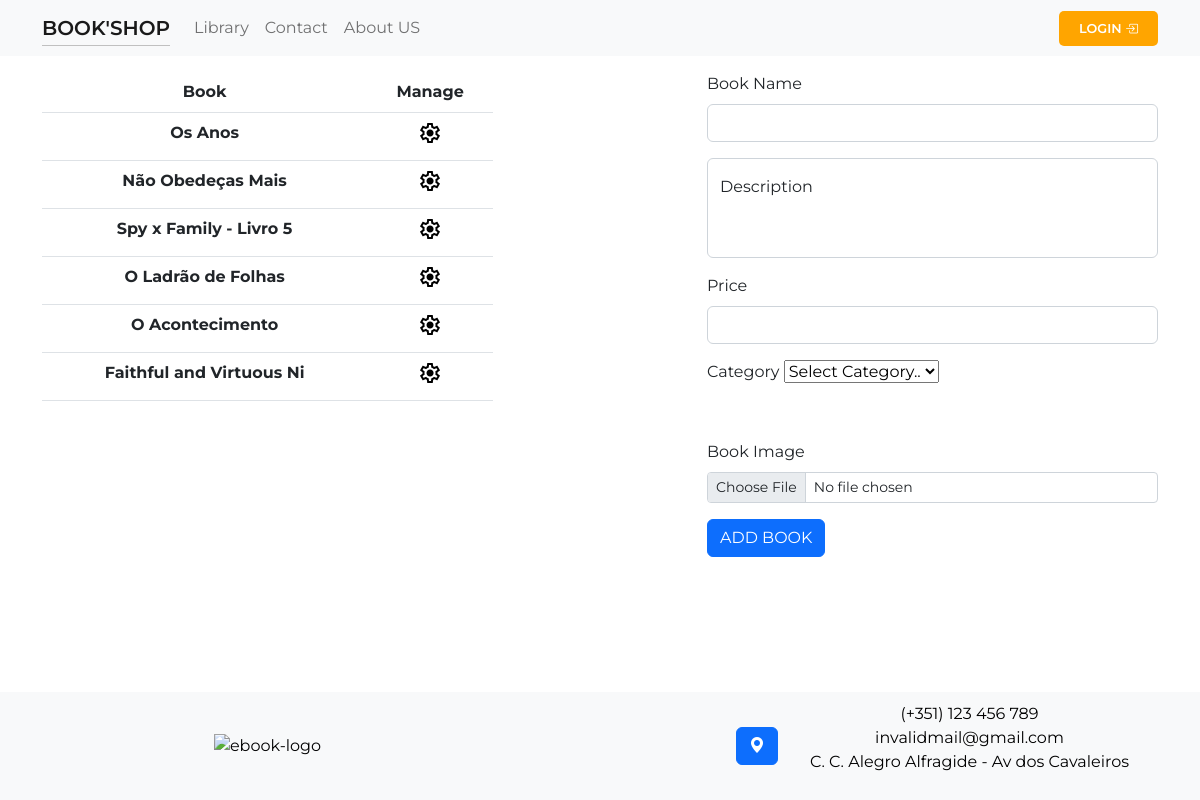
The page /pages/admin/pages/books/books.php on the database as committed earlier.
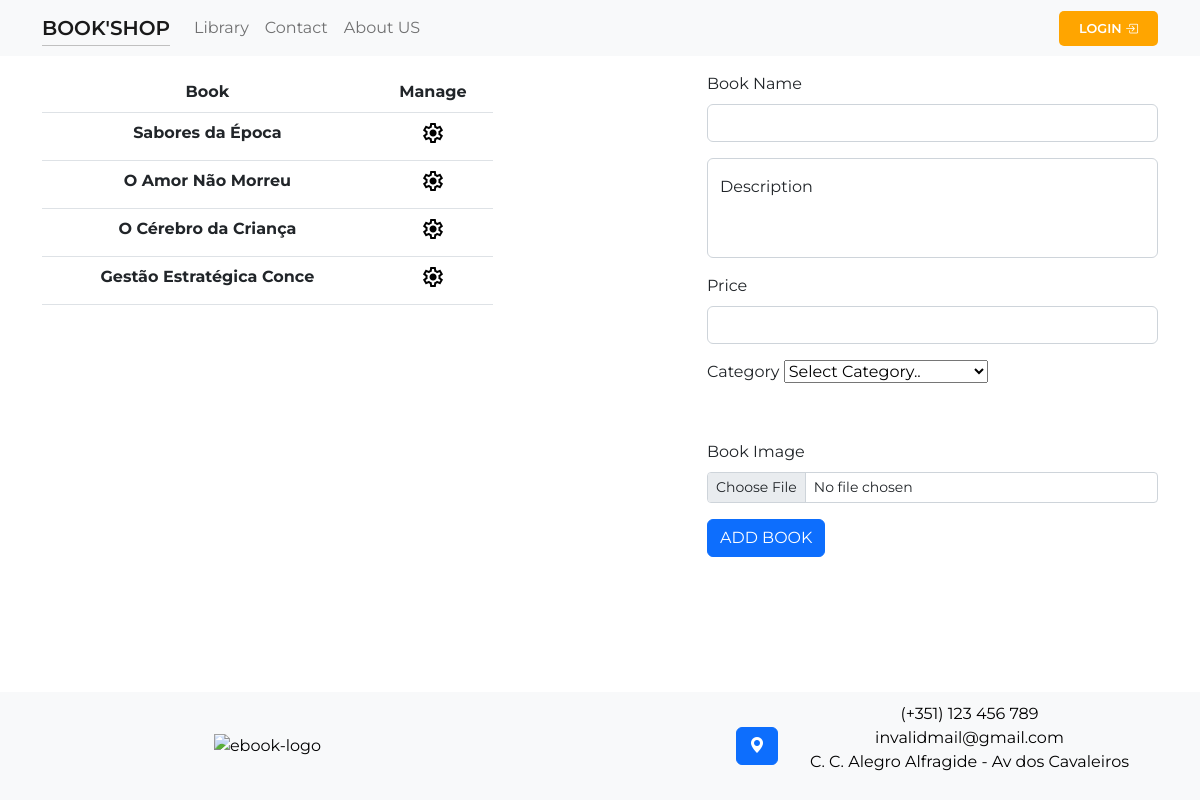
The same page on the database as committed later.
### tables this page shows
CREATE TABLE `stock` (
  `ID` int(11) NOT NULL,
  `livroName` varchar(24) NOT NULL,
  `livroPrice` varchar(11) NOT NULL DEFAULT '5',
  `livroDescription` varchar(1024) NOT NULL,
  `livroCategory` int(11) NOT NULL DEFAULT 1,
  `livroSubCategory` int(11) NOT NULL DEFAULT 1,
  `totalOrders` int(11) NOT NULL DEFAULT 0,
  `img_url` longblob NOT NULL,
  `img_name` varchar(144) NOT NULL
);

### pages/admin/pages/books/books.php (the view, shortened to what this page needs)
<?php
    require($_SERVER['DOCUMENT_ROOT'].'/shop/functions/functions.php');
?>
<!DOCTYPE html>
<html lang="en">
    <?php
        require($_SERVER['DOCUMENT_ROOT'].'/shop/components/head.php');
        ?>
<body>
    <?php require($_SERVER['DOCUMENT_ROOT'].'/shop/components/navbar/navbar.php'); ?>
    <div class="container">
        <div class="row mt-3 justify-content-between">
            <div class="col-md-5">
                <table class="table text-center">
                    <thead>
                        <tr>
                            <th scope="col">Book</th>
                            <th scope="col">Manage</th>
                        </tr>
                    </thead>
                    <tbody>
                            <?php
                                $getBooksInfo = "SELECT ID, livroName FROM `stock` ORDER BY `ID`";
                                $bookInfo = mysqli_query($sql, $getBooksInfo);
                                if(mysqli_num_rows($bookInfo)) {
                                    while($row = mysqli_fetch_array($bookInfo)) {
                                        echo '
                                            <tr>
                                                <th scope="row">'.$row['livroName'].'</th>
                                                <td><a href="edit_book/edit_book.php?book_id='.$row['ID'].'"><span class="material-symbols-outlined">settings</span></a></td>
                                            </tr>
                                        ';
                                    }
                                }
                            ?>
                    </tbody>
                </table>
            </div>
            <div class="col-sm-5">
                <div class="row">
                    <form method="POST" enctype="multipart/form-data">
                        <div class="mb-3">
                            <label for="newBookName" class="form-label">Book Name</label>
                            <input type="text" class="form-control" name="newBookName" id="newBookName" aria-describedby="bookName" required>
                        </div>
                        <div class="form-floating mb-3">
                            <textarea class="form-control" placeholder="Leave a comment here" id="floatingTextarea2Disabled" name="bookDescription" style="height: 100px; resize:none;"></textarea>
                            <label for="floatingTextarea2Disabled">Description</label>
                        </div>
                        <div class="mb-3">
                            <label for="newBookPrice" class="form-label">Price</label>
                            <input type="number" name="newBookPrice" min="1" class="form-control" id="newBookPrice" required>
                        </div>
                        <div class="mb-3">
                            <div class="category">
                                <label for="category" class="form-label">Category</label>
                                <select id="category" name="newBookCategory">
                                    <option value="None" disabled selected>Select Category..</option>
                                 </select>
                            </div>
                        </div>
                        <div class="book-image mt-5">
                            <div class="mb-3">
                                <label for="formFileSm" class="form-label">Book Image</label>
                                <input class="form-control form-control-sm" id="formFileSm" name="image" type="file" accept="image/*">
                            </div>
                        </div>
                        <button type="submit" name="addNewBook" class="btn btn-primary mb-3">ADD BOOK</button>
                    </form>
                </div>
            </div>
        </div>
    </div>
    <?php require($_SERVER['DOCUMENT_ROOT'].'/shop/components/footer/footer.php'); ?>
</body>
</html>

### components/head.php (shortened to what this page needs)
<head>
    <link rel="stylesheet" href="https://cdn.jsdelivr.net/npm/bootstrap-icons@1.9.1/font/bootstrap-icons.css">
    <link href="https://cdn.jsdelivr.net/npm/bootstrap@5.2.1/dist/css/bootstrap.min.css" rel="stylesheet">
</head>

### components/navbar/navbar.php (shortened to what this page needs)
<nav class="navbar navbar-expand-lg bg-light">
    <div class="container justify-content-between">
        <div class="home-page">
            <a class="navbar-brand" href="../../index.php">book'Shop</a>
        </div>
        <div class="collapse navbar-collapse" id="navbarNav">
            <ul class="navbar-nav">
                <li class="nav-item">
                    <a class="nav-link" aria-current="page" href="../../../shop/pages/library/library.php">Library</a>
                </li>
                <li class="nav-item">
                    <a class="nav-link" href="../../../shop/pages/contact/contact.php">Contact</a>
                </li>
                <li class="nav-item">
                    <a class="nav-link" href="../../../shop/pages/about/about.php">About US</a>
                </li>
            </ul>
        </div>
        <div class="user-info">
            <?php
                if(isset($_SESSION['loggedIn'])) {
                    displayUserAccount();
                } else {
                    echo '<a href="../../../shop/pages/auth/auth.php" class="auth-btn">Login <i class="bi bi-box-arrow-in-right"></i></a>';
                }
            ?>
        </div>
    </div>
</nav>

### components/footer/footer.php (shortened to what this page needs)
<div class="footer">
    <div class="container text-center">
        <div class="row d-flex justify-content-between align-items-center justify-content-center">
            <div class="col-md-5" id="ebook-logo">
                <img class="img-fluid ebook-img" src="https://cdn-icons-png.flaticon.com/512/1945/1945963.png" alt="ebook-logo">
            </div>
            <div class="col-md-5">
                <div class="location-icon">
                    <div class="map-icon">
                        <button type="button" class="btn btn-primary" data-bs-toggle="modal" data-bs-target="#exampleModal">
                            <i class="bi bi-geo-alt-fill"></i>
                        </button>
                    </div>
                    <div class="address">
                        <ul>
                            <li>
                                <a href="tel:+351123456789">(+351) 123 456 789</a>
                            </li>
                            <li>
                                <a href="mailto:invalidmail@gmail.com">invalidmail@gmail.com</a>
                            </li>
                            <li>
                                <a href="#">C. C. Alegro Alfragide - Av dos Cavaleiros</a>
                            </li>
                        </ul>
                    </div>
                </div>
            </div>
        </div>
    </div>
</div>

### components/head.php (style rules this page uses)
html, body { height: 100%; font-family: 'Montserrat', sans-serif; }

### components/navbar/navbar-style.php (style rules this page uses)
.navbar-brand { font-weight: 600; text-transform: uppercase; border-bottom: 1px solid silver; }
.auth-btn { background-color: orange; color: white; font-weight: 600; padding: 10px 20px; border-radius: 5px; border: 0; transition: .2s ease-in; text-transform: uppercase; font-size: .8rem; }

### components/footer/footer-style.php (style rules this page uses)
li { list-style: none; }
a { text-decoration: none; color: black; }
.footer { position: sticky; top: 100vh; margin: auto; padding: 10px; width: 100%; background-color: rgb(248,249,250); color: black; }
.location-icon { display: flex; flex-direction: row; justify-content: center; align-items: center; }
.ebook-img { width: 64px; height: 64px; }

Rows that differ between the two databases and show on the page:
removed stock: livroName "Os Anos"
removed stock: livroName "Não Obedeças Mais"
removed stock: livroName "Spy x Family - Livro 5"
removed stock: livroName "O Ladrão de Folhas"
removed stock: livroName "O Acontecimento"
removed stock: livroName "Faithful and Virtuous Ni"
added stock: livroName "Sabores da Época"
added stock: livroName "O Amor Não Morreu"
added stock: livroName "O Cérebro da Criança"
added stock: livroName "Gestão Estratégica Conce"
